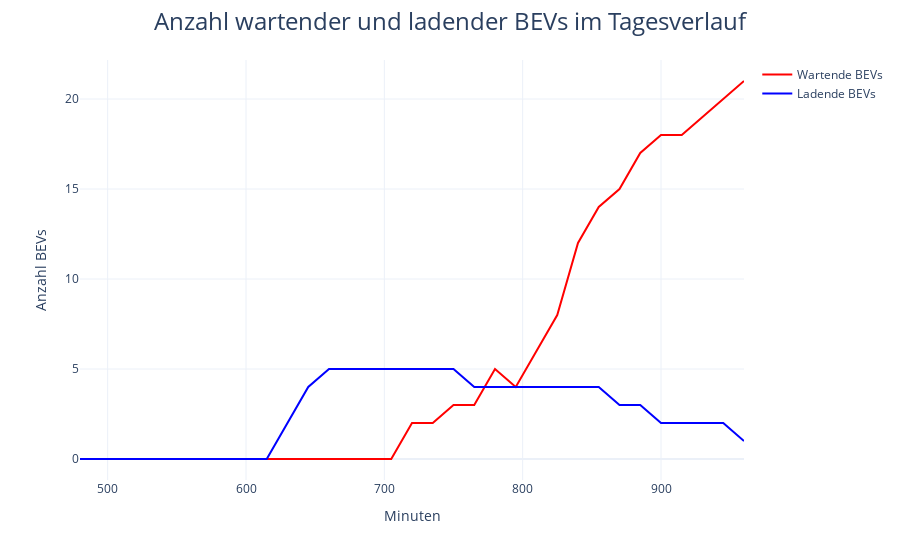

The code cell stored with this chart in its notebook:
### Code cell
figureGeneration.create_bev_number_figure(simulation_data)

### Figure 1 — Plotly figure (JSON) as saved in the notebook; plotly's stock layout.template omitted (floating-point values rounded to 4 significant figures)
{"data": [{"line": {"color": "red"}, "name": "Wartende BEVs", "type": "scatter", "x": [480, 495, 510, 525, 540, 555, 570, 585, 600, 615, 630, 645, 660, 675, 690, 705, 720, 735, 750, 765, 780, 795, 810, 825, 840, 855, 870, 885, 900, 915, 930, 945, 960], "y": [0, 0, 0, 0, 0, 0, 0, 0, 0, 0, 0, 0, 0, 0, 0, 0, 2, 2, 3, 3, 5, 4, 6, 8, 12, 14, 15, 17, 18, 18, 19, 20, 21]}, {"line": {"color": "blue"}, "name": "Ladende BEVs", "type": "scatter", "x": [960, 945, 930, 915, 900, 885, 870, 855, 840, 825, 810, 795, 780, 765, 750, 735, 720, 705, 690, 675, 660, 645, 630, 615, 600, 585, 570, 555, 540, 525, 510, 495, 480], "y": [1, 2, 2, 2, 2, 3, 3, 4, 4, 4, 4, 4, 4, 4, 5, 5, 5, 5, 5, 5, 5, 4, 2, 0, 0, 0, 0, 0, 0, 0, 0, 0, 0]}], "layout": {"legend": {"tracegroupgap": 0}, "margin": {"t": 60}, "title": {"font": {"size": 24}, "text": "Anzahl wartender und ladender BEVs im Tagesverlauf", "x": 0.5, "xanchor": "center"}, "xaxis": {"anchor": "y", "domain": [0, 1], "title": {"text": "Minuten"}}, "yaxis": {"anchor": "x", "domain": [0, 1], "title": {"text": "Anzahl BEVs"}}}}
